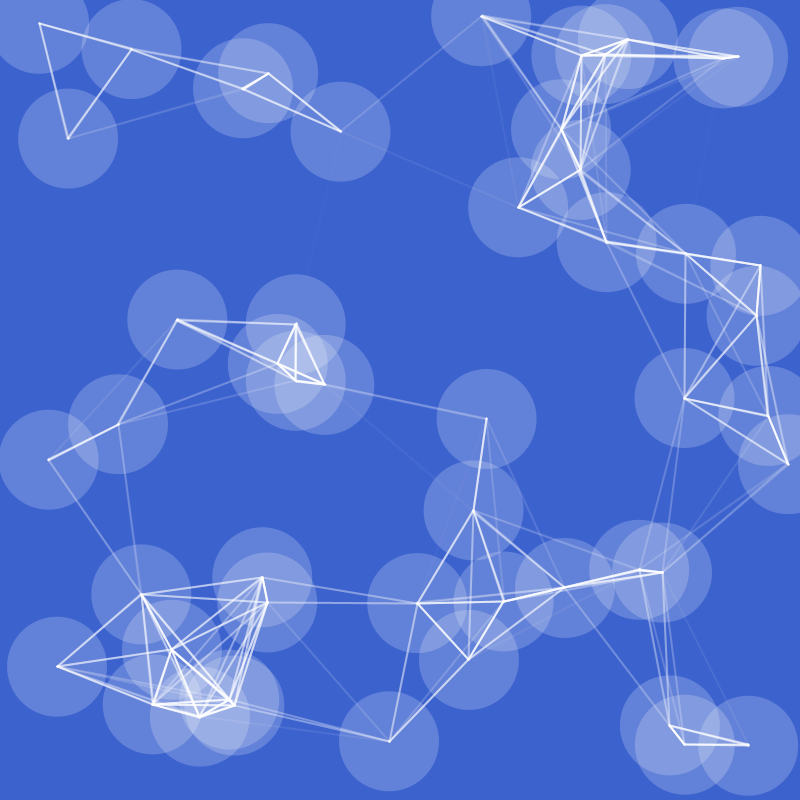
Frame 1 (no input)
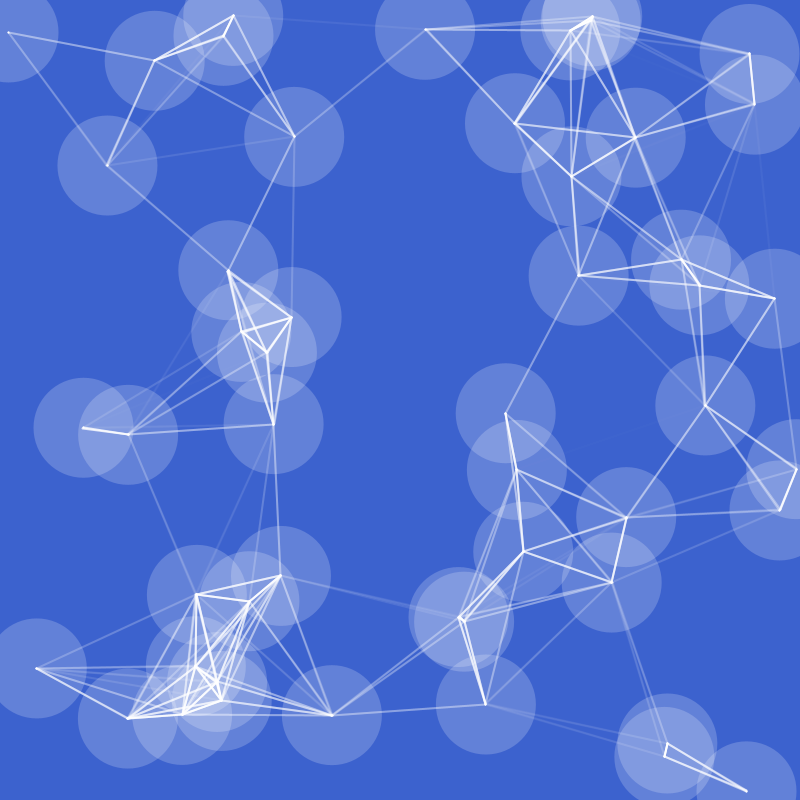
Frame 60 (the mouse pressed at the canvas centre just before this capture)
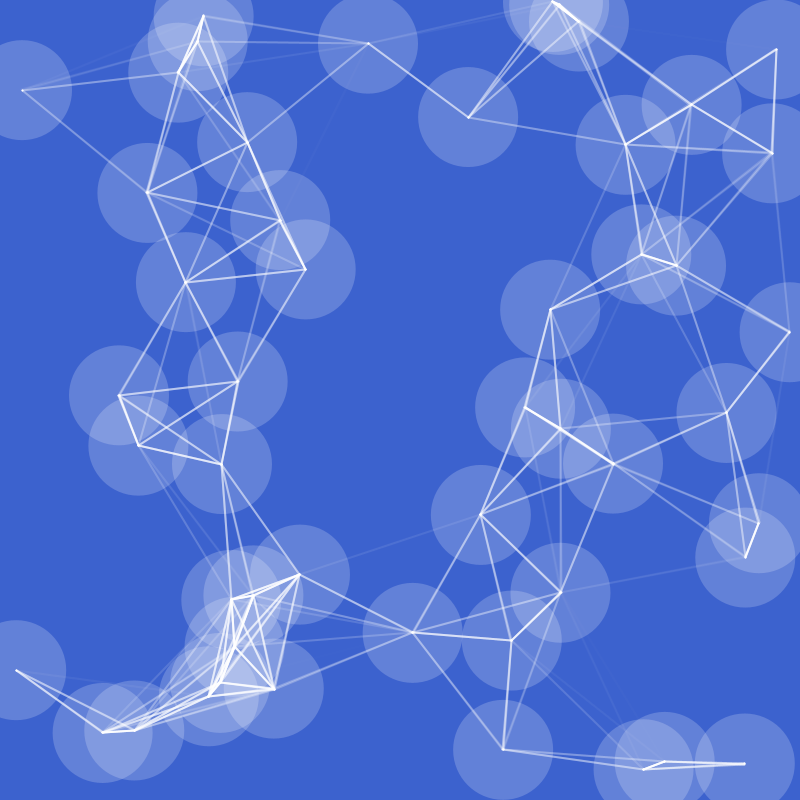
Frame 120 (the mouse held since frame 60 and released just before this capture)

The Processing sketch that drew these frames (run headless with seeded random() and noise(); from frame 60 on, the mouse is pressed at the canvas centre):

// Processing sketch: Mover_Network
// ── Mover_Network.pde
// Sunny Bao
// Block 1-4
// Oct 7, 2024

// MOVERS
Mover[] movers;
int numOfMovers = 50;

// COLOR VARIABLES
color blue = #3C62CE;

void setup() {
  size(800, 800);
  movers = new Mover[numOfMovers]; // instantiate array
  
  for(int i = 0; i < numOfMovers; i++) {
    movers[i] = new Mover(); // calling the constructor
  }
}

void draw() {
  background(blue);
  for(int i = 0; i < numOfMovers; i++) {
    movers[i].act();
    movers[i].showBody();
    movers[i].showConnections();
  }
}

// ── Mover.pde
class Mover {
  // instance variables
  float x, y; // location
  float vx, vy; // velocity
  float d; // diameter
  
  // constructor
  Mover() {
    d = 100;
    x = random(0, width);
    y = random(0, height);
    vx = random(-1, 1);
    vy = random(-1, 1);
  }
  
  // behaviour functions
  // act function
  void act() {
    move();
    bounceOffEdge();
  }
  
  void move() {
    x += vx;
    y += vy;
  }
  
  void bounceOffEdge() {
    if(x < 0 || x > width) vx = -vx;
    if(y < 0 || y > height) vy = -vy;
  }
  
  // show functions
  void showBody() {
    noStroke();
    fill(255, 50);
    circle(x, y, d);
  }
  
  void showConnections() {
    for(int i = 0; i < numOfMovers; i++) {
      float dist = dist(x, y, movers[i].x, movers[i].y);
      if(dist <= 200) {
        float a = map(dist, 0, 200, 255, 0);
        stroke(255, a);
        strokeWeight(2);
        line(x, y, movers[i].x, movers[i].y);
      }
    }
  }
}
